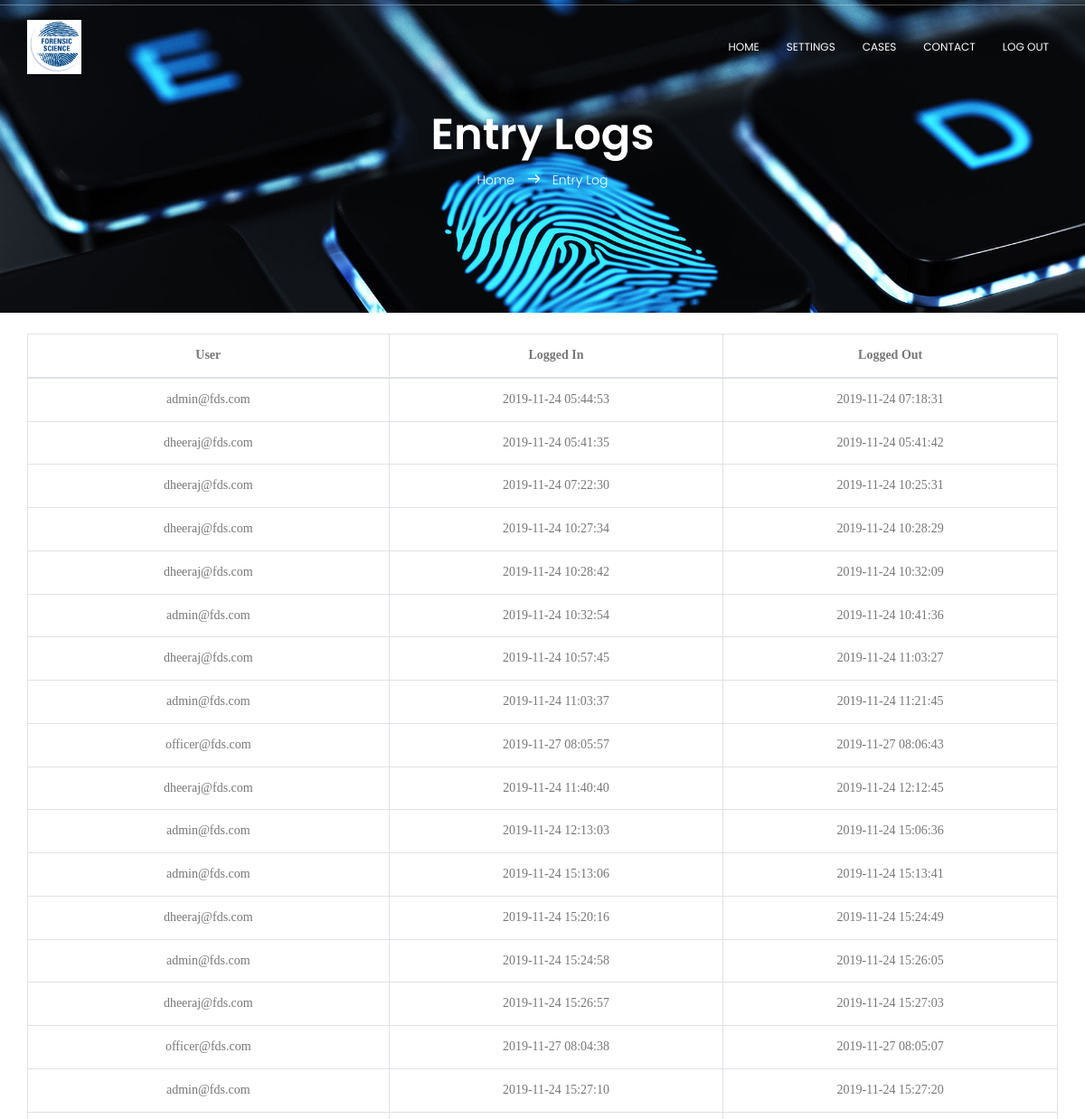
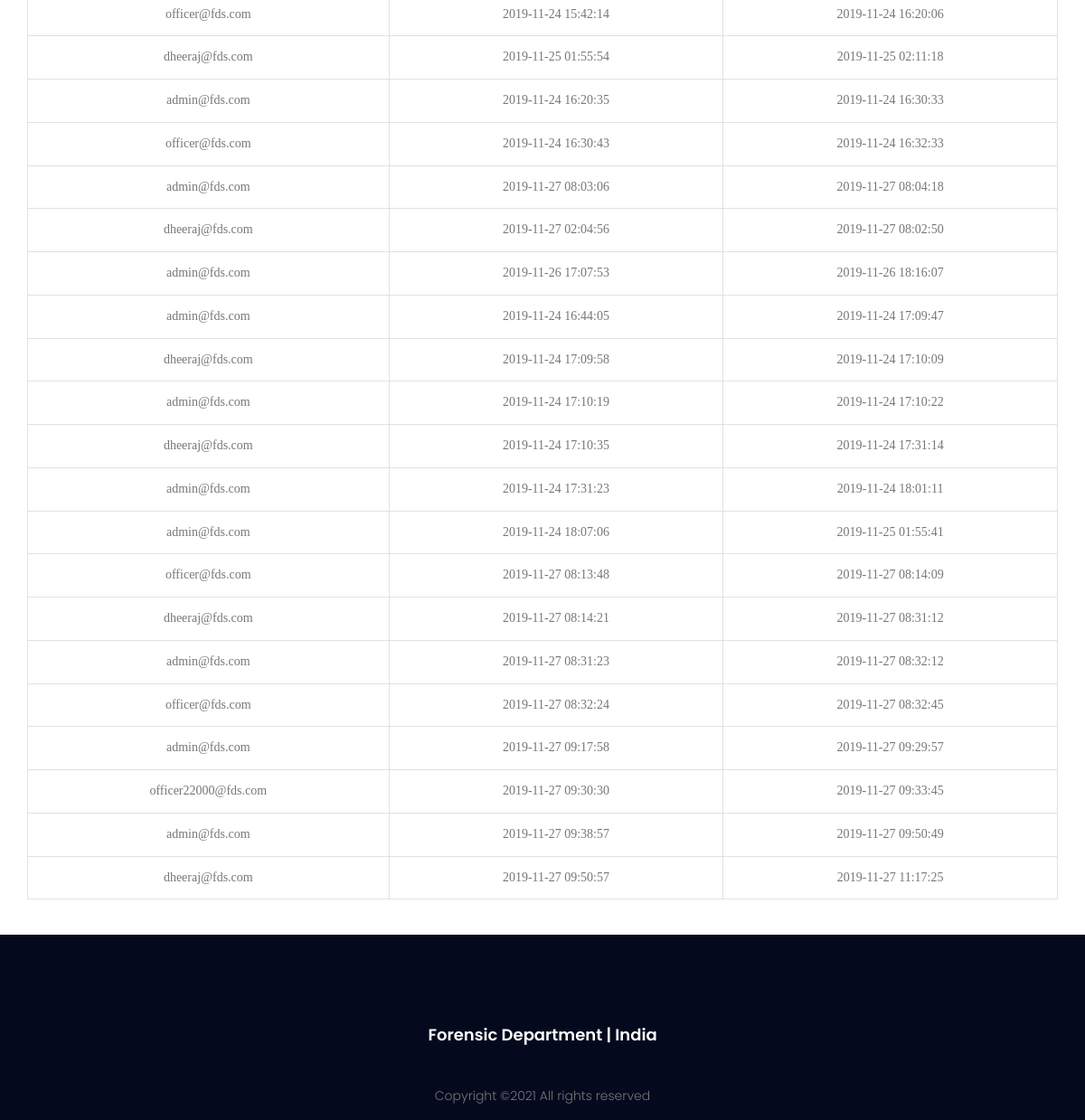
The app's page /project/entrylogs.php (signed in) with its own data (2 pictures, top to bottom).
### tables this page shows
CREATE TABLE IF NOT EXISTS `accesslogs` (
  `ID` int(9) NOT NULL,
  `USER` varchar(30) NOT NULL,
  `LOGGEDIN` timestamp NOT NULL,
  `LOGGEDOUT` timestamp NULL DEFAULT NULL,
  PRIMARY KEY (`ID`)
);

### project/entrylogs.php (the view, shortened to what this page needs)
<?php
	require("includes/common.php");
$logs = "SELECT *
		FROM ACCESSLOGS";
$run_logs = mysqli_query($con, $logs);
?>
<!DOCTYPE html>
	<html lang="zxx" class="no-js">
	<head>
			<link rel="stylesheet" href="css/linearicons.css">
			<link rel="stylesheet" href="css/font-awesome.min.css">
			<link rel="stylesheet" href="css/bootstrap.css">
			<link rel="stylesheet" href="css/magnific-popup.css">
			<link rel="stylesheet" href="css/nice-select.css">
			<link rel="stylesheet" href="css/animate.min.css">
			<link rel="stylesheet" href="css/owl.carousel.css">
			<link rel="stylesheet" href="css/main.css">
		</head>
		<body>
			<?php
				require 'includes/header.php';
			?>
			<section class="banner-area relative" id="home">
				<div class="overlay"></div>
				<div class="container">
					<div class="row d-flex align-items-center justify-content-center">
						<div class="about-content col-lg-12">
							<h1 class="text-white">
								Entry Logs
							</h1>
							<p class="text-white link-nav">  <?php
				if($_SESSION['email']=='admin@fds.com') { ?>
					<a href="adminhome.php">
				<?php }
				else { ?>
					<a href="home.php">
				<?php } ?>
				Home </a>  <span class="lnr lnr-arrow-right"></span>  <a href="entrylogs.php"> Entry Log </a></p>
						</div>
					</div>
				</div>
			</section>
			<br>
			<div class="container" id="content">
            <div class="row">
                <table class="table table-hover table-bordered">
					<thead>
					<tr>
						<th style="font-family:verdana; text-align:center" scope="col"> User </th>
						<th style="font-family:verdana; text-align:center" scope="col"> Logged In </th>
						<th style="font-family:verdana; text-align:center" scope="col"> Logged Out </th>
					</tr>
					</thead>
					<tbody>
					<?php
					while($logs_r = mysqli_fetch_array($run_logs)) { ?>
						<tr>
							<td style="font-family:verdana; text-align:center"> <?php echo $logs_r['USER']; ?> </td>
							<td style="font-family:verdana; text-align:center"> <?php echo $logs_r['LOGGEDIN']; ?> </td>
							<td style="font-family:verdana; text-align:center"> <?php echo $logs_r['LOGGEDOUT']; ?> </td>
						</tr>
					<?php } ?>
					</tbody>
				</table>
            </div>
			</div>
			<br>
			<?php
				require 'includes/footer.php';
			?>
	</body>
</html>

### project/includes/header.php (shortened to what this page needs)
<header id="header" id="home">
			  	<hr>
			    <div class="container">
			    	<div class="row align-items-center justify-content-between d-flex">
				      <div id="logo">
				        <a href="home.php"><img style="height:60px; width:60px" src="img/logo.jpg" alt="" title="" /></a>
				      </div>
				      <nav id="nav-menu-container">
				        <ul class="nav-menu">
						<?php
							if($_SESSION['user_id']>=1 && $_SESSION['user_id']<=99) { ?>
								<li class="menu-active"><a href="adminhome.php"> Home </a></li>
								<li><a href="settings.php"> Settings </a></li>
								<li><a href="admincases.php"> Cases </a></li>
								<li><a href="contact.php"> Contact </a></li>
								<li><a href="logout_script.php"> Log Out </a></li>
						<?php }
						 ?>
				        </ul>
				      </nav>
			    	</div>
			    </div>
</header>

### project/includes/footer.php
<footer class="footer-area">
	<div class="container">
		<div class="row">
			<div class="col-lg-12 col-md-12 col-sm-12 text-center">
				<div class="single-footer-widget">
					<h6> Forensic Department | India </h6>
					<p class="footer-text">
						Copyright &copy;<script>document.write(new Date().getFullYear());</script> All rights reserved
					</p>
				</div>
			</div>
		</div>
	</div>
</footer>

### project/css/main.css (style rules this page uses)
body { color: #777777; font-family: "Poppins", sans-serif; font-size: 14px; font-weight: 300; line-height: 1.625em; position: relative; }
ol, ul { margin: 0; padding: 0; list-style: none; }
a { -webkit-transition: all 0.3s ease 0s; -moz-transition: all 0.3s ease 0s; -o-transition: all 0.3s ease 0s; transition: all 0.3s ease 0s; }
a, a:focus, a:hover { text-decoration: none; outline: 0; }
h1, h2, h3, h4, h5, h6 { font-family: "Poppins", sans-serif; color: #222222; line-height: 1.2em !important; margin-bottom: 0; margin-top: 0; font-weight: 600; }
h1, .h1 { font-size: 36px; }
h6, .h6 { font-size: 14px; color: #222222; }
td, th { border-radius: 0px; }
.text-white { color: #fff; }
.text-center { text-align: center; }
.relative { position: relative; }
.overlay { position: absolute; left: 0; right: 0; top: 0; bottom: 0; }
h1 { font-size: 36px; }
h6 { font-size: 14px; }
h1, h2, h3, h4, h5, h6 { line-height: 1.5em; }
#header { padding: 0px 0px 14px 0; position: fixed; left: 0; top: 0; right: 0; transition: all 0.5s; z-index: 997; }
#header hr { border-color: rgba(255, 255, 255, 0.3); margin-top: 5px; }
#header #logo img { padding: 0; margin: 0; }
.nav-menu, .nav-menu * { margin: 0; padding: 0; list-style: none; }
.nav-menu li { position: relative; white-space: nowrap; }
.nav-menu > li { float: left; }
#nav-menu-container { margin: 0; }
.nav-menu a { padding: 6px 10px; text-decoration: none; display: inline-block; color: #fff; font-weight: 400; font-size: 12px; text-transform: uppercase; outline: none; }
.nav-menu > li { margin-left: 10px; }
#mobile-nav { position: fixed; top: 0; padding-top: 18px; bottom: 0; z-index: 998; background: rgba(0, 0, 0, 0.8); left: -260px; width: 260px; overflow-y: auto; transition: 0.4s; }
#mobile-nav ul { padding: 0; margin: 0; list-style: none; }
#mobile-nav ul li { position: relative; }
#mobile-nav ul li a { color: #fff; font-size: 13px; text-transform: uppercase; overflow: hidden; padding: 10px 22px 10px 15px; position: relative; text-decoration: none; width: 100%; display: block; outline: none; font-weight: 700; }
.banner-area { background: url(../img/header-bg.jpg) center; background-size: cover; }
.footer-area { padding-top: 100px; background-color: #04091e; }
.footer-area h6 { color: #fff; margin-bottom: 25px; font-size: 18px; font-weight: 600; }
.footer-text { padding-top: 20px; }
.link-nav { margin-top: 10px; }
.about-content { padding: 120px 0px; text-align: center; }
.about-content h1 { font-size: 48px; font-weight: 600; }
.about-content a { color: #fff; font-weight: 300; font-size: 14px; }
.about-content .lnr { margin: 0px 10px; font-weight: 600; }

### records on screen
accesslogs: USER "admin@fds.com", LOGGEDIN "2019-11-24 05:44:53", LOGGEDOUT "2019-11-24 07:18:31"
accesslogs: USER "dheeraj@fds.com", LOGGEDIN "2019-11-24 05:41:35", LOGGEDOUT "2019-11-24 05:41:42"
accesslogs: USER "dheeraj@fds.com", LOGGEDIN "2019-11-24 07:22:30", LOGGEDOUT "2019-11-24 10:25:31"
accesslogs: USER "dheeraj@fds.com", LOGGEDIN "2019-11-24 10:27:34", LOGGEDOUT "2019-11-24 10:28:29"
accesslogs: USER "dheeraj@fds.com", LOGGEDIN "2019-11-24 10:28:42", LOGGEDOUT "2019-11-24 10:32:09"
accesslogs: USER "admin@fds.com", LOGGEDIN "2019-11-24 10:32:54", LOGGEDOUT "2019-11-24 10:41:36"
accesslogs: USER "dheeraj@fds.com", LOGGEDIN "2019-11-24 10:57:45", LOGGEDOUT "2019-11-24 11:03:27"
accesslogs: USER "admin@fds.com", LOGGEDIN "2019-11-24 11:03:37", LOGGEDOUT "2019-11-24 11:21:45"
accesslogs: USER "officer@fds.com", LOGGEDIN "2019-11-27 08:05:57", LOGGEDOUT "2019-11-27 08:06:43"
accesslogs: USER "dheeraj@fds.com", LOGGEDIN "2019-11-24 11:40:40", LOGGEDOUT "2019-11-24 12:12:45"
accesslogs: USER "admin@fds.com", LOGGEDIN "2019-11-24 12:13:03", LOGGEDOUT "2019-11-24 15:06:36"
accesslogs: USER "admin@fds.com", LOGGEDIN "2019-11-24 15:13:06", LOGGEDOUT "2019-11-24 15:13:41"
accesslogs: USER "dheeraj@fds.com", LOGGEDIN "2019-11-24 15:20:16", LOGGEDOUT "2019-11-24 15:24:49"
accesslogs: USER "admin@fds.com", LOGGEDIN "2019-11-24 15:24:58", LOGGEDOUT "2019-11-24 15:26:05"
accesslogs: USER "dheeraj@fds.com", LOGGEDIN "2019-11-24 15:26:57", LOGGEDOUT "2019-11-24 15:27:03"
accesslogs: USER "officer@fds.com", LOGGEDIN "2019-11-27 08:04:38", LOGGEDOUT "2019-11-27 08:05:07"
accesslogs: USER "admin@fds.com", LOGGEDIN "2019-11-24 15:27:10", LOGGEDOUT "2019-11-24 15:27:20"
accesslogs: USER "officer@fds.com", LOGGEDIN "2019-11-24 15:42:14", LOGGEDOUT "2019-11-24 16:20:06"
accesslogs: USER "dheeraj@fds.com", LOGGEDIN "2019-11-25 01:55:54", LOGGEDOUT "2019-11-25 02:11:18"
accesslogs: USER "admin@fds.com", LOGGEDIN "2019-11-24 16:20:35", LOGGEDOUT "2019-11-24 16:30:33"
accesslogs: USER "officer@fds.com", LOGGEDIN "2019-11-24 16:30:43", LOGGEDOUT "2019-11-24 16:32:33"
accesslogs: USER "admin@fds.com", LOGGEDIN "2019-11-27 08:03:06", LOGGEDOUT "2019-11-27 08:04:18"
accesslogs: USER "dheeraj@fds.com", LOGGEDIN "2019-11-27 02:04:56", LOGGEDOUT "2019-11-27 08:02:50"
accesslogs: USER "admin@fds.com", LOGGEDIN "2019-11-26 17:07:53", LOGGEDOUT "2019-11-26 18:16:07"
accesslogs: USER "admin@fds.com", LOGGEDIN "2019-11-24 16:44:05", LOGGEDOUT "2019-11-24 17:09:47"
accesslogs: USER "dheeraj@fds.com", LOGGEDIN "2019-11-24 17:09:58", LOGGEDOUT "2019-11-24 17:10:09"
accesslogs: USER "admin@fds.com", LOGGEDIN "2019-11-24 17:10:19", LOGGEDOUT "2019-11-24 17:10:22"
accesslogs: USER "dheeraj@fds.com", LOGGEDIN "2019-11-24 17:10:35", LOGGEDOUT "2019-11-24 17:31:14"
accesslogs: USER "admin@fds.com", LOGGEDIN "2019-11-24 17:31:23", LOGGEDOUT "2019-11-24 18:01:11"
accesslogs: USER "admin@fds.com", LOGGEDIN "2019-11-24 18:07:06", LOGGEDOUT "2019-11-25 01:55:41"
accesslogs: USER "officer@fds.com", LOGGEDIN "2019-11-27 08:13:48", LOGGEDOUT "2019-11-27 08:14:09"
accesslogs: USER "dheeraj@fds.com", LOGGEDIN "2019-11-27 08:14:21", LOGGEDOUT "2019-11-27 08:31:12"
accesslogs: USER "admin@fds.com", LOGGEDIN "2019-11-27 08:31:23", LOGGEDOUT "2019-11-27 08:32:12"
accesslogs: USER "officer@fds.com", LOGGEDIN "2019-11-27 08:32:24", LOGGEDOUT "2019-11-27 08:32:45"
accesslogs: USER "admin@fds.com", LOGGEDIN "2019-11-27 09:17:58", LOGGEDOUT "2019-11-27 09:29:57"
accesslogs: USER "officer22000@fds.com", LOGGEDIN "2019-11-27 09:30:30", LOGGEDOUT "2019-11-27 09:33:45"
accesslogs: USER "admin@fds.com", LOGGEDIN "2019-11-27 09:38:57", LOGGEDOUT "2019-11-27 09:50:49"
accesslogs: USER "dheeraj@fds.com", LOGGEDIN "2019-11-27 09:50:57", LOGGEDOUT "2019-11-27 11:17:25"
